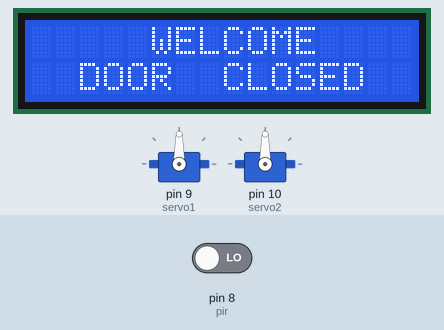
Recording of a sketch running on a simulated Arduino Uno, built with avr-gcc and run on an emulated ATmega328P. On the bench: 16×2 character LCD, 2 × servo. Inputs (shaded band) come from the test bench; at power-on: pin 8 (pir) LOW.

Above: at 3.0 s.
3.1 s: pin 8 (pir) driven HIGH
At 4.2 s:
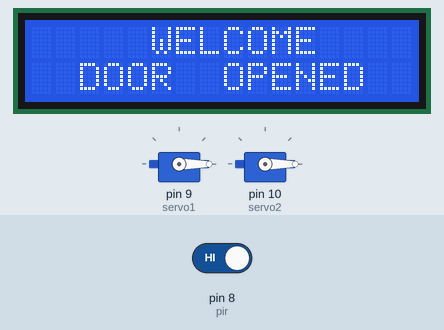
5.3 s: pin 8 (pir) driven LOW
At 7.2 s:
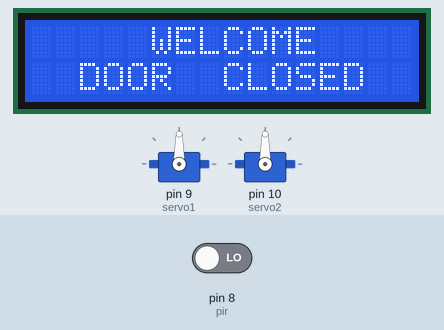
Timing chart, 0 to 8.7 s (numbered marks = the images above; inputs shaded):
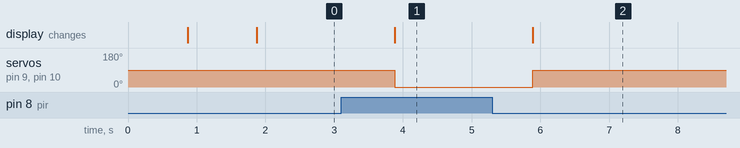

The sketch:

Automatic_door_system_code.ino
```cpp
#include <Servo.h>
#include <LiquidCrystal.h>
LiquidCrystal lcd(7, 6, 5, 4, 3, 2);
Servo servo1;
Servo servo2;
const int pir=8;
void setup()
{
  pinMode(pir,INPUT);
  lcd.begin(16, 2);
  servo1.attach(9);
  servo2.attach(10);
  servo1.write(90);
  servo2.write(90);
  lcd.setCursor(3, 0);
  lcd.print("G  CHANDAN");
  lcd.setCursor(4, 1);
  lcd.print("PROJECTS");
  delay(800);
  lcd.clear();
  lcd.setCursor(4, 0);
  lcd.print("PROJECT");
  lcd.setCursor(1, 1);
  lcd.print("AUTOMATIC DOOR");
  lcd.clear();
  delay(1000);
}

void loop()
{
  lcd.setCursor(5,0);
  lcd.print("WELCOME");

  if (digitalRead(pir))
  {
    lcd.setCursor(2,1);
    lcd.print("DOOR  OPENED");
    servo1.write(0);
    servo2.write(0);
    delay(1000);
  }
  else
  {
    lcd.setCursor(2,1);
    lcd.print("DOOR  CLOSED");
    servo1.write(90);
    servo2.write(90);
    delay(1000);
  }


}
```

Measured:
- after the input at 3.1 s, servo on pin 9 (servo1), servo on pin 10 (servo2): 90° → 0° after 0.78 s; the display: changes after 0.78 s (image 1)
- after the input at 5.3 s, servo on pin 9 (servo1), servo on pin 10 (servo2): 0° → 90° after 0.59 s; the display: changes after 0.59 s (image 2)
